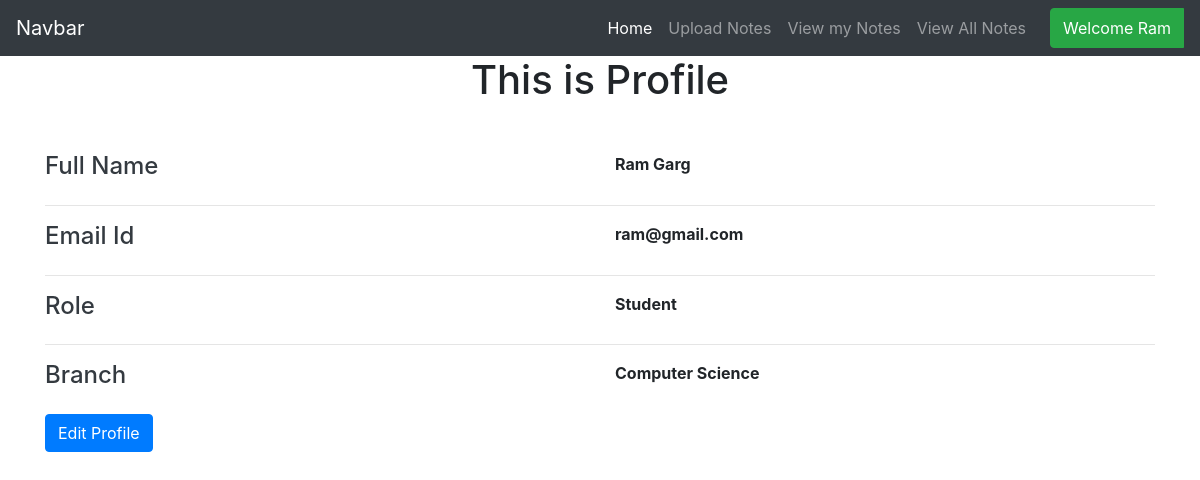
The page /profile (signed in) on the database its author committed.
### notes/models.py (models this page shows, shortened)
class Signup(models.Model):
    user = models.ForeignKey(User,on_delete=models.CASCADE)
    branch =models.CharField(max_length=30,null=True)
    role =models.CharField(max_length=15,null=True)

### notes/views.py (the view)
# urls.py: path('profile',profile,name = 'profile'),
def profile(request):
    if not request.user.is_authenticated:
        return redirect('index')
    user = User.objects.get(id= request.user.id)
    data = Signup.objects.get(user=user)
    d={'data':data,'user':user}
    return render(request,'notes/profile.html',d)

### notes/templates/notes/profile.html
{% extends 'notes/usernav.html' %}
{% load static %}
{% block body %}
<h1 class="text-center">This is Profile</h1>
<div class="container mt-5" style="border: 1cm;">
    <div class="row ">
      <div class="col-sm">
        <h4 class="text-dark">Full Name</h4>
      </div>
      <div class="col-sm" style="text-transform: capitalize">
        <b>{{data.user.first_name}} {{data.user.last_name}}  </b>
      </div>
    </div>
    <hr>
    <div class="row ">
        <div class="col-sm">
          <h4 class="text-dark">Email Id</h4>
        </div>
        <div class="col-sm" >
          <b>{{data.user.email}}  </b>
        </div>
      </div>
<hr>
      <div class="row ">
        <div class="col-sm">
          <h4 class="text-dark">Role</h4>
        </div>
        <div class="col-sm" >
          <b>{{data.role}}  </b>
        </div>
      </div>
<hr>
      <div class="row ">
        <div class="col-sm">
          <h4 class="text-dark">Branch</h4>
        </div>
        <div class="col-sm" >
          <b>{{data.branch}}  </b>
        </div>
      </div>
      <a href="{% url 'edit_profile' %}" class="btn btn-primary mt-3">Edit Profile</a>
  </div>
{% endblock %}

### notes/templates/notes/usernav.html (shortened to what this page needs)
<!DOCTYPE html>
<html lang="en">
<head>
  <link rel="stylesheet" href="https://maxcdn.bootstrapcdn.com/bootstrap/4.3.1/css/bootstrap.min.css">
  <link rel="stylesheet" href="https://use.fontawesome.com/releases/v5.6.3/css/all.css">
</head>
<body>
  <nav class="navbar navbar-expand-lg navbar-dark bg-dark">
    <a class="navbar-brand" href="#">Navbar</a>
    <div class="collapse navbar-collapse" id="navbarSupportedContent">
      <ul class="navbar-nav ml-auto">
        <li class="nav-item active">
          <a class="nav-link" href="{% url 'profile' %}">Home </a>
        </li>
        <li class="nav-item">
          <a class="nav-link" href="{% url 'upload_notes' %}">Upload Notes</a>
        </li>
        <li class="nav-item ">
          <a class="nav-link" href="{% url 'view_mynotes' %}">View my Notes </a>
        </li>
        <li class="nav-item ">
            <a class="nav-link mr-3" href="{% url 'viewallnotes' %}">View All Notes </a>
          </li>
          <div class="btn-group">
              <button type="button" class="btn btn-success" data-toggle="dropdown">Welcome {{request.user.first_name}}</button>
          </div>
      </ul>
    </div>
  </nav>
</body>
</html>
{% block body %}
{% endblock %}

### rows shown on the page
Signup: user.first_name "Ram", user.last_name "Garg", user.email "ram@gmail.com", role "Student", branch "Computer Science"

### other values the page prints
{{ request.user.first_name }} "Ram"
